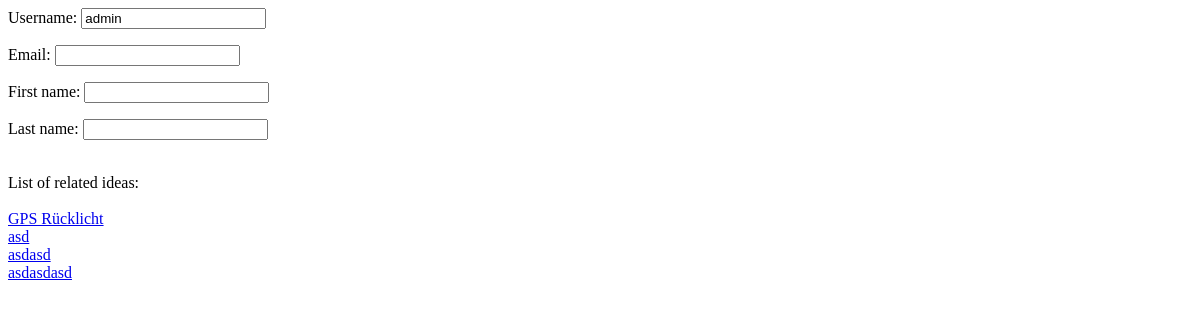
/accounts/profile/admin/, run on an earlier commit of the app's database.
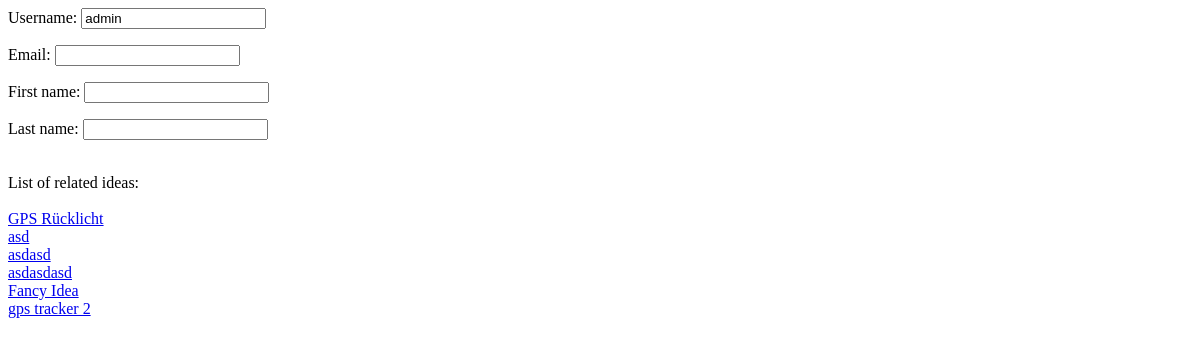
And on a later commit of the database.
### ManageIdea/models.py (models this page shows, shortened)
class Idea(models.Model):
    title=models.CharField(max_length = 400, unique=True)
    owner = models.ForeignKey(User)
    date_added=models.DateField(default=timezone.now())
    description_short=models.CharField(max_length=2048,default="this Idea has no short description yet")
    description_long=models.CharField(max_length=2048,default="this Idea has no long description yet")
    description_long_ip=models.BooleanField(default=False)
    tags = TaggableManager(help_text="A comma-separated list of tags.")
    tags_ip = models.BooleanField(default=False)
    class Meta:
        permissions = (
            ('view_idea', 'View idea'),
        )

### ManageUsers/views.py (the view)
# urls.py: url(r'^profile/(?P<User_username>\w+)/$', views.userprofile, name='userprofile'),
def userprofile(request,User_username):
	try:
		user = User.objects.get(username = User_username)
		user_form = DisplayUserForm(instance = user)
		ideas=Idea.objects.filter(owner=user)
		return render(request, 'ManageUsers/profile.html', {'user_form':user_form, 'ideas':ideas})
	except User.DoesNotExist:
		return render(request, 'ManageUsers/profile_does_not_exist.html', {'user_name':User_username})

### ManageUsers/forms.py
class DisplayUserForm(forms.ModelForm):
	username=forms.CharField(widget=forms.TextInput(attrs={'class':'disabled', 'readonly':'readonly'}))
	last_name=forms.CharField(widget=forms.TextInput(attrs={'class':'disabled', 'readonly':'readonly'}))
	first_name=forms.CharField(widget=forms.TextInput(attrs={'class':'disabled', 'readonly':'readonly'}))
	email = forms.EmailField(widget=forms.TextInput(attrs={'class':'disabled', 'readonly':'readonly'}))
	class Meta:
		model = User
		fields = ('username', 'email','first_name','last_name')

### ManageUsers/templates/ManageUsers/profile.html (shortened to what this page needs)
{{ user_form.as_p }}
List of related ideas: <br> </br>
  {% for idea in ideas %}
  <a href = "{% url 'ManageIdea:detail' idea.id %}"> {{ idea.title }} </a> </br>
  {% endfor %}

What changed in the data, as far as the page shows it:
added Idea: title "Fancy Idea"
added Idea: title "gps tracker 2"
